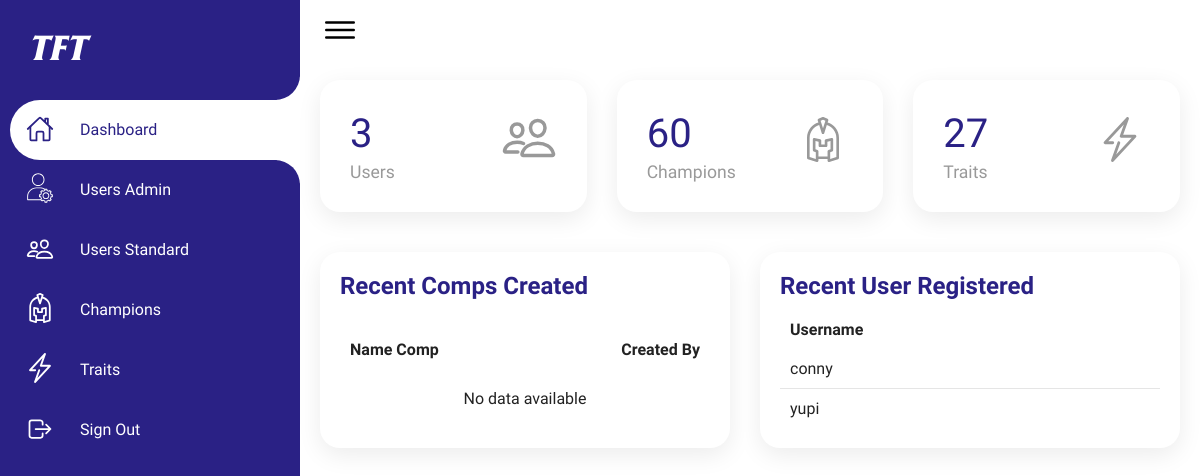
The page /dashboard/index.php (signed in) on the database as committed earlier.
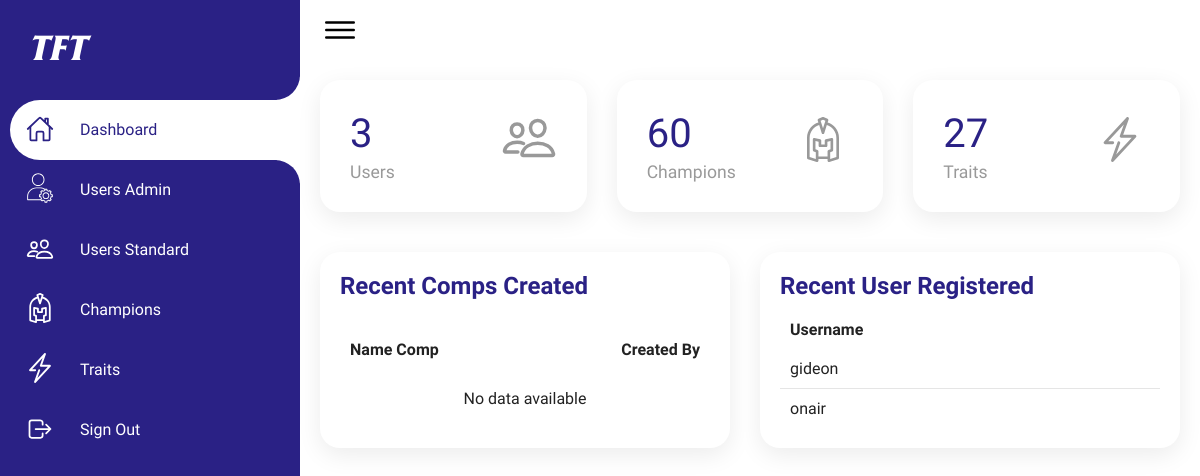
The same page on the database as committed later.
### tables this page shows
CREATE TABLE `users` (
  `id` int(11) NOT NULL,
  `username` varchar(20) NOT NULL,
  `password` varchar(200) NOT NULL,
  `role` varchar(10) NOT NULL
);

### dashboard/index.php (the view, shortened to what the changed rows need)
<!DOCTYPE html>
<html lang="en">
<head>
    <link rel="stylesheet" href="../public/styles/dashboardStyle.css">
</head>
<body>
    <?php
    include '../backend/main.php';
    ?>
    <div class="container">
        <div class="main">
            <div class="details">
                <div class="recentCompCreated">
                    <div class="cardHeader">
                        <h2>Recent Comps Created</h2>
                    </div>
                    <table>
                        <thead>
                            <tr>
                                <td>Name Comp</td>
                                <td>Created By</td>
                            </tr>
                        </thead>
                    </table>
                </div>
                <div class="recentCustomers">
                    <div class="cardHeader">
                        <h2>Recent User Registered</h2>
                    </div>
                    <table>
                        <thead>
                            <tr>
                                <td>Username</td>
                            </tr>
                        </thead>
                        <tbody>
                            <?php
                            $data = mysqli_query($conn, "SELECT * FROM users WHERE role = 'user' ORDER BY id DESC");
                            if(mysqli_num_rows($data) > 0) {
                                while($d = mysqli_fetch_assoc($data)) {
                                    ?>
                                    <tr>
                                        <td><?php echo $d['username']; ?></td>
                                    </tr>
                                    <?php
                                }
                            } else {
                                ?>
                                    <tr class="no-data">
                                        <td colspan="1" style="text-align: center;">No data available</td>
                                    </tr>
                                <?php
                            }
                            ?>
                        </tbody>
                    </table>
                </div>
            </div>
        </div>
    </div>
</body>
</html>

Rows that differ between the two databases and show on the page:
removed users: username "conny"
removed users: username "yupi"
added users: username "gideon"
added users: username "onair"
